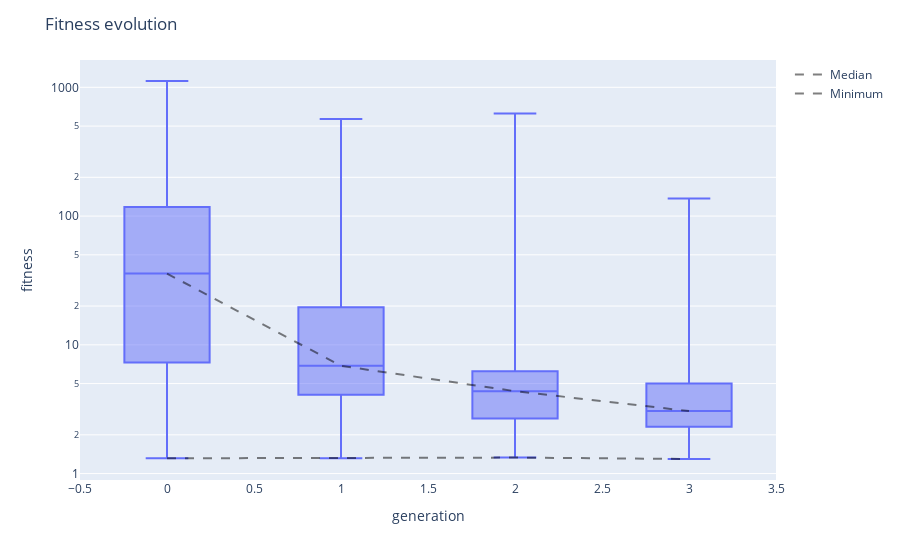

The cell this chart's notebook holds for it:
### Code cell
viewer.fitness_evolution()

### Figure 1 — Plotly figure (JSON) as saved in the notebook; plotly's stock layout.template omitted (floating-point values rounded to 4 significant figures; data arrays with more than 128 entries replaced by an {"elided": "..."} marker saying what was removed)
{"data": [{"alignmentgroup": "True", "boxpoints": false, "hovertemplate": "generation=%{x}<br>fitness=%{y}<extra></extra>", "legendgroup": "", "marker": {"color": "#636efa"}, "name": "", "notched": false, "offsetgroup": "", "orientation": "v", "showlegend": false, "type": "box", "x": {"elided": "4000 int values"}, "x0": " ", "xaxis": "x", "y": {"elided": "4000 float values"}, "y0": " ", "yaxis": "y"}, {"line": {"color": "rgba(0,0,0,0.5)", "dash": "dash", "width": 2}, "mode": "lines", "name": "Median", "type": "scatter", "x": [0, 1, 2, 3], "y": [35.77, 6.867, 4.366, 3.06]}, {"line": {"color": "rgba(0,0,0,0.5)", "dash": "dash", "width": 2}, "mode": "lines", "name": "Minimum", "type": "scatter", "x": [0, 1, 2, 3], "y": [1.315, 1.315, 1.331, 1.298]}], "layout": {"boxmode": "group", "legend": {"tracegroupgap": 0}, "margin": {"t": 60}, "title": {"text": "Fitness evolution"}, "xaxis": {"anchor": "y", "domain": [0, 1], "title": {"text": "generation"}}, "yaxis": {"anchor": "x", "domain": [0, 1], "title": {"text": "fitness"}, "type": "log"}}}
